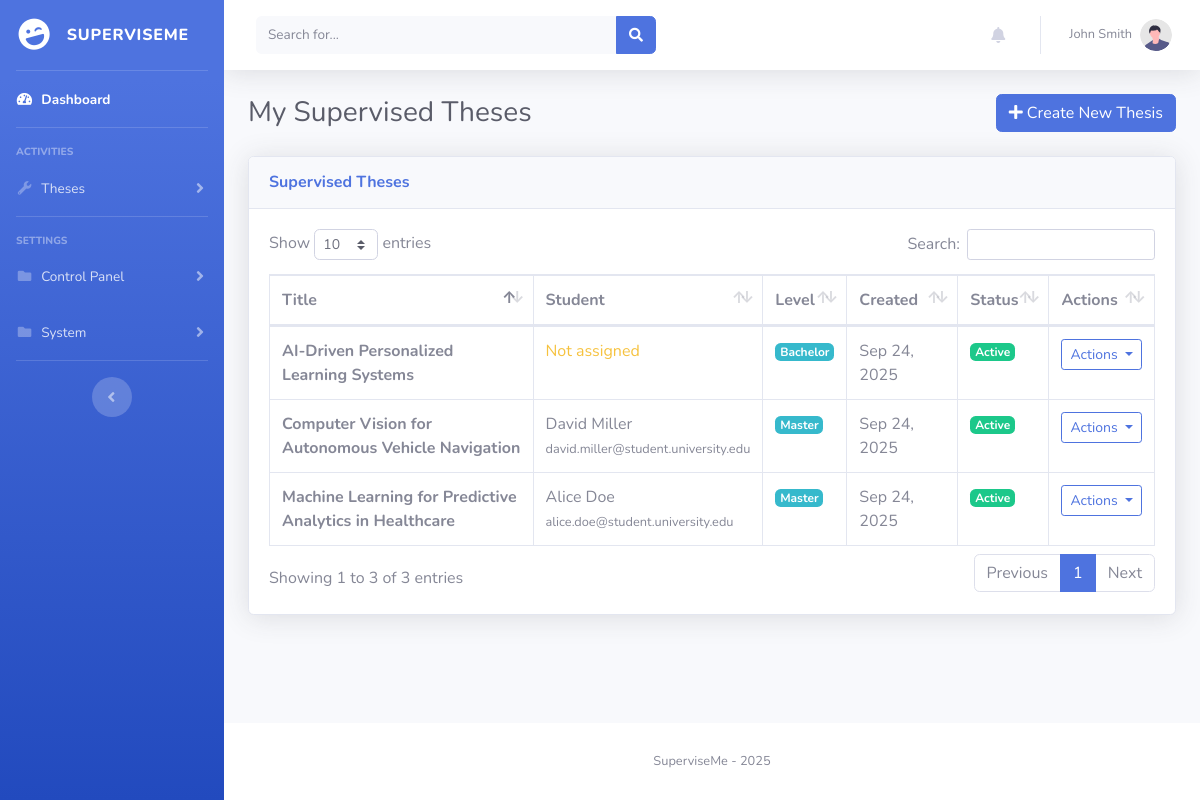
Page /supervisor/theses (signed in) on the earlier database version.
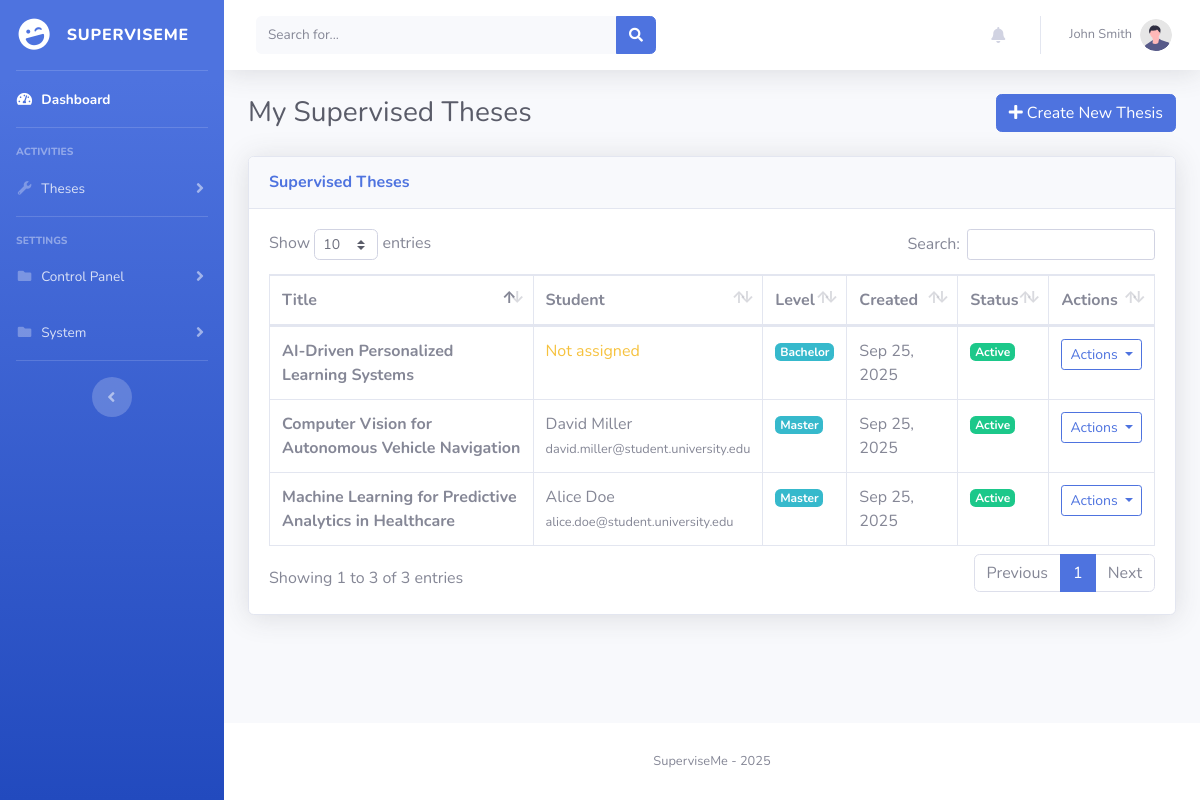
Same page on the later database version.
### superviseme/models.py (models this page shows)
class Thesis(db.Model):
    __tablename__ = "thesis"
    id = db.Column(db.Integer, primary_key=True)
    title = db.Column(db.String(100), nullable=False)
    description = db.Column(db.Text, nullable=False)
    author_id = db.Column(db.Integer, db.ForeignKey("user_mgmt.id"), nullable=True)
    frozen = db.Column(db.Boolean, default=False)
    level = db.Column(db.Text, nullable=True)
    created_at = db.Column(db.Integer, nullable=False)

class User_mgmt(UserMixin, db.Model):
    __tablename__ = "user_mgmt"
    id = db.Column(db.Integer, primary_key=True)
    username = db.Column(db.String(50), nullable=False, unique=True)
    name = db.Column(db.String(15))
    surname = db.Column(db.String(15))
    cdl = db.Column(db.String(15))
    email = db.Column(db.String(50), nullable=False, unique=True)
    password = db.Column(db.String(80), nullable=False)
    user_type = db.Column(db.String(10), nullable=False, default="student")
    joined_on = db.Column(db.Integer, nullable=False)
    gender = db.Column(db.String(10), default=None)
    nationality = db.Column(db.String(15), default=None)
    last_activity = db.Column(db.Integer, nullable=True)  # Track last activity timestamp
    last_activity_location = db.Column(db.String(100), nullable=True)  # Track where they were last active
    telegram_user_id = db.Column(db.String(50), nullable=True)  # Telegram user ID for bot notifications
    telegram_enabled = db.Column(db.Boolean, default=False, nullable=False)  # Enable/disable Telegram notifications
    telegram_notification_types = db.Column(db.Text, nullable=True)  # JSON string of enabled notification types
    thesis = db.relationship("Thesis", backref="author", lazy=True)

### superviseme/routes/supervisor.py (the view)
@supervisor.route("/supervisor/theses")
@login_required
def theses_data():
    privilege_check = check_privileges(current_user.username, role="supervisor")
    if privilege_check is not True:
        return privilege_check
    thesis_supervisors = Thesis_Supervisor.query.filter_by(supervisor_id=current_user.id).all()
    theses = [ts.thesis for ts in thesis_supervisors]
    return render_template("supervisor/theses.html", theses=theses, dt=datetime.fromtimestamp)

### superviseme/utils/logging_config.py (called while the page is built)
def log_request_response(app, loggers):
    @app.before_request
    def log_request_info():
        loggers['access_logger'].info("Request started", extra={
            'event_type': 'request_start',
            'endpoint': request.endpoint,
            'url_rule': str(request.url_rule) if request.url_rule else None,
            'content_length': request.content_length,
            'content_type': request.content_type
        })
    @app.after_request
    def log_response_info(response):
        loggers['access_logger'].info("Request completed", extra={
            'event_type': 'request_end',
            'status_code': response.status_code,
            'content_length': response.content_length,
            'content_type': response.content_type
        })
        return response

### superviseme/utils/miscellanea.py (called while the page is built, shortened)
def check_privileges(username, role="admin"):
    user = User_mgmt.query.filter_by(username=username).first()
    if not user:
        abort(404)
    return True

### superviseme/templates/supervisor/theses.html (shortened to what the changed rows need)
{% include 'admin/components/header.html' %}
<body id="page-top">
    <div id="wrapper">
        <div id="content-wrapper" class="d-flex flex-column">
            <div id="content">
                <div class="container-fluid">
                    <div class="d-sm-flex align-items-center justify-content-between mb-4">
                        <h1 class="h3 mb-0 text-gray-800">My Supervised Theses</h1>
                    </div>
                    <div class="row">
                        <div class="col-12">
                            <div class="card shadow mb-4">
                                <div class="card-body">
                                    {% if theses %}
                                        <div class="table-responsive">
                                            <table class="table table-bordered" id="dataTable" width="100%" cellspacing="0">
                                                <thead>
                                                    <tr>
                                                        <th>Title</th>
                                                        <th>Student</th>
                                                        <th>Level</th>
                                                        <th>Created</th>
                                                        <th>Status</th>
                                                        <th>Actions</th>
                                                    </tr>
                                                </thead>
                                                <tbody>
                                                    {% for thesis in theses %}
                                                    <tr>
                                                        <td><strong>{{ thesis.title }}</strong></td>
                                                        <td>
                                                            {% if thesis.author %}
                                                                {{ thesis.author.name }} {{ thesis.author.surname }}
                                                                <br><small class="text-muted">{{ thesis.author.email }}</small>
                                                            {% else %}
                                                                <span class="text-warning">Not assigned</span>
                                                            {% endif %}
                                                        </td>
                                                        <td>
                                                            {% if thesis.level %}
                                                                <span class="badge badge-info">{{ thesis.level|title }}</span>
                                                            {% else %}
                                                                <span class="badge badge-secondary">Not specified</span>
                                                            {% endif %}
                                                        </td>
                                                        <td>{{ dt(thesis.created_at).strftime('%b %d, %Y') if thesis.created_at else 'Unknown' }}</td>
                                                        <td>
                                                            {% if thesis.frozen %}
                                                                <span class="badge badge-danger">Frozen</span>
                                                            {% else %}
                                                                <span class="badge badge-success">Active</span>
                                                            {% endif %}
                                                        </td>
                                                        <td>
                                                            <div class="dropdown">
                                                                <button class="btn btn-sm btn-outline-primary dropdown-toggle" type="button" data-toggle="dropdown">
                                                                    Actions
                                                                </button>
                                                            </div>
                                                        </td>
                                                    </tr>
                                                    {% endfor %}
                                                </tbody>
                                            </table>
                                        </div>
                                    {% else %}
                                        <div class="text-center">
                                            <i class="fas fa-book fa-3x text-gray-300 mb-3"></i>
                                            <p class="text-gray-500">No theses found. Create your first thesis to get started.</p>
                                        </div>
                                    {% endif %}
                                </div>
                            </div>
                        </div>
                    </div>
                </div>
            </div>
            {% include 'admin/components/footer.html' %}
</body>
</html>

Differences in the rows shown:
changed Thesis "Machine Learning for Predictive Analytics in Healthcare": created_at "Sep 24, 2025" → "Sep 25, 2025"
changed Thesis "Computer Vision for Autonomous Vehicle Navigation": created_at "Sep 24, 2025" → "Sep 25, 2025"
changed Thesis "AI-Driven Personalized Learning Systems": created_at "Sep 24, 2025" → "Sep 25, 2025"
